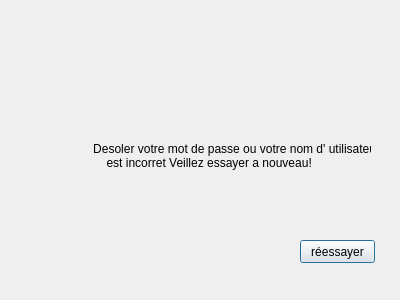
<?xml version="1.0" encoding="UTF-8"?>
<ui version="4.0">
 <class>Echec</class>
 <widget class="QDialog" name="Echec">
  <property name="geometry">
   <rect>
    <x>0</x>
    <y>0</y>
    <width>400</width>
    <height>300</height>
   </rect>
  </property>
  <property name="windowTitle">
   <string>Dialog</string>
  </property>
  <widget class="QLabel" name="label">
   <property name="geometry">
    <rect>
     <x>20</x>
     <y>120</y>
     <width>351</width>
     <height>71</height>
    </rect>
   </property>
   <property name="accessibleName">
    <string notr="true"/>
   </property>
   <property name="text">
    <string>                      Desoler votre mot de passe ou votre nom d' utilisateur  
                          est incorret Veillez essayer a nouveau!</string>
   </property>
  </widget>
  <widget class="QPushButton" name="pushButton_4">
   <property name="geometry">
    <rect>
     <x>300</x>
     <y>240</y>
     <width>75</width>
     <height>23</height>
    </rect>
   </property>
   <property name="text">
    <string>réessayer</string>
   </property>
  </widget>
 </widget>
 <resources/>
 <connections/>
</ui>
